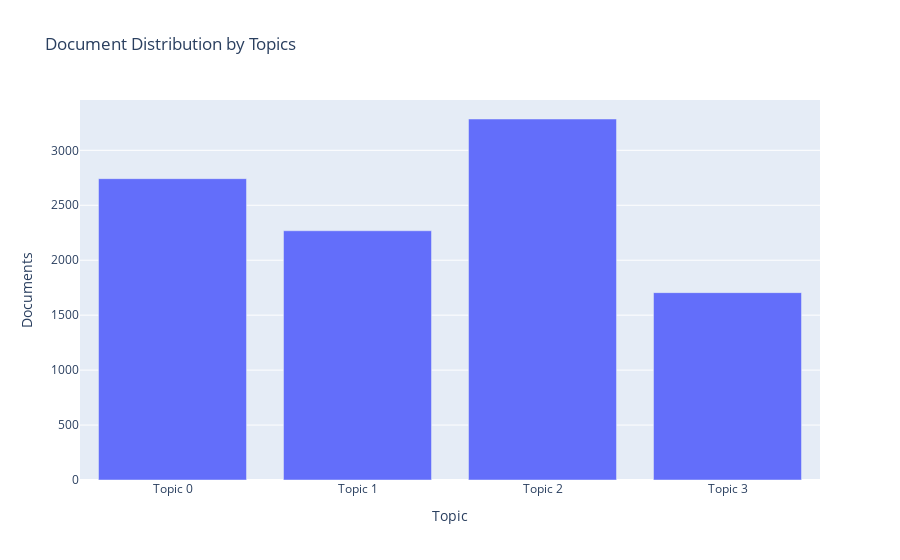

The cell this chart's notebook holds for it:
### Markdown cell above
-------------------------------------------
## Plotting the trained model

> This function takes a trained model object (optional) and returns a plot based on the inferred dataset by internally calling assign_model before generating a plot. Where a model parameter is not passed, a plot on the entire dataset will be returned instead of one at the topic level. As such, plot_model can be used with or without model. All plots with a model parameter passed as a trained model object will return a plot based on the first topic i.e. ‘Topic 0’. This can be changed using the topic_num param.

Ref: https://pycaret.readthedocs.io/en/latest/api/nlp.html

### Code cell
plot_model(lda, plot = 'topic_distribution')

### Figure 1 — Plotly figure (JSON) as saved in the notebook; plotly's stock layout.template omitted (floating-point values rounded to 4 significant figures)
{"data": [{"alignmentgroup": "True", "customdata": [["people, go, say, woman, make, take, get, know, man, time"], ["trump, say, election, campaign, would, vote, go, republican, make, candidate"], ["say, would, government, year, country, state, also, could, include, make"], ["say, report, police, official, case, government, also, state, court, investigation"]], "hovertemplate": "Topic=%{x}<br>Documents=%{y}<br>Keyword=%{customdata[0]}<extra></extra>", "legendgroup": "", "marker": {"color": "#636efa", "pattern": {"shape": ""}}, "name": "", "offsetgroup": "", "orientation": "v", "showlegend": false, "textposition": "auto", "type": "bar", "x": ["Topic 0", "Topic 1", "Topic 2", "Topic 3"], "xaxis": "x", "y": [2742, 2268, 3285, 1705], "yaxis": "y"}], "layout": {"barmode": "relative", "legend": {"tracegroupgap": 0}, "title": {"text": "Document Distribution by Topics"}, "xaxis": {"anchor": "y", "domain": [0, 1], "title": {"text": "Topic"}}, "yaxis": {"anchor": "x", "domain": [0, 1], "title": {"text": "Documents"}}}}
